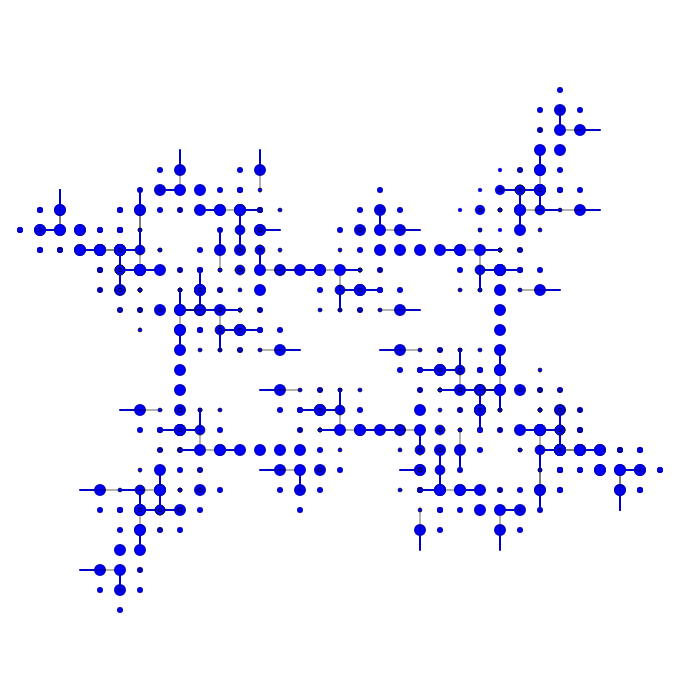
Frame 1 (no input)
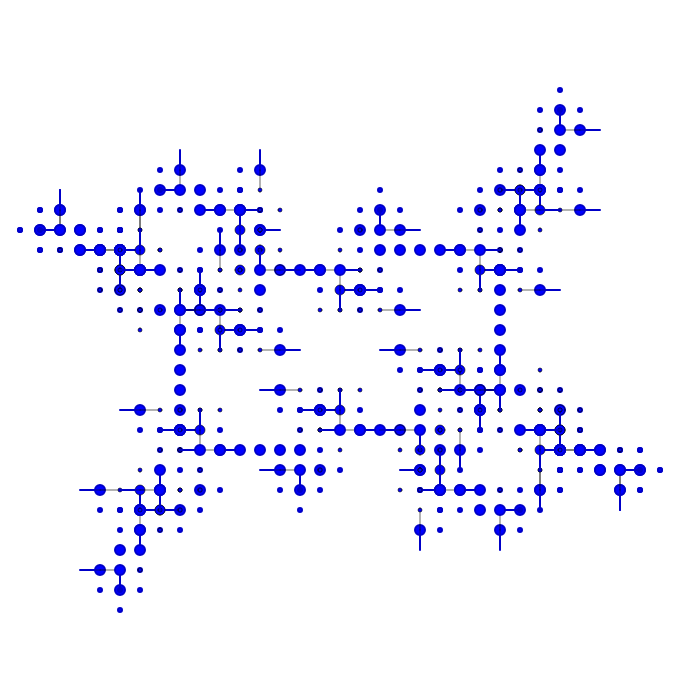
Frame 60 (no input)
Frame 120 (the mouse pressed at the canvas centre since frame 60): identical to frame 60, image omitted

The p5.js sketch that drew these frames (run headless with seeded random() and noise() and a simulated clock; from frame 60 on, the mouse is pressed at the canvas centre):

// p5.js sketch
// ── sketch.js
//let bigRule = "FF[+FF]-FF";
let premis = "AA";
let rules = {
  B: "[C+C-D--AB]C",
  A: "C-B++AD",
};
let bigRule;

// start :F[+F!][-F!]BF*A
// end : F[+F!][-F!]F*AF*F[+F!][-F!]B

let lenght = 100;
let lang = 250;
let angle = 90;

function setup() {
  createCanvas(700, 700);
  angleMode(DEGREES);
  bigRule = resolveRules(premis, rules, 6);
  print(bigRule);
  groteA = random(30, 100);
  groteB = random(100, 200);
}

function draw() {
  background(255);
  translate(500, 250);
  rotate(-90);
  scale(0.2);

  drawShape(bigRule);
  //angle += 0.1;
  //lenght += 0.2;
}

function resolveRules(startRule, rules, depth) {
  let endRule = "";
  for (let c of startRule) {
    if (c in rules) {
      endRule += rules[c];
    } else {
      endRule += c;
    }
  }
  if (depth >= 1) {
    endRule = resolveRules(endRule, rules, depth - 1);
  }
  return endRule;
}

function drawShape(rule) {
  for (c of rule) {
    if (c === "A") {
      //stroke(200, 0, 0);
      strokeWeight(10);
      stroke(0, 0, 200);
      line(0, 0, lenght, 0);
      translate(lenght, 0);
    } else if (c === "+") {
      rotate(angle);
    } else if (c === "-") {
      rotate(-angle);
    } else if (c === "B") {
      strokeWeight(3);
      stroke(0, 0, 0);
      line(0, 0, lenght, 0);
      translate(lenght, 0);
    } else if (c === "C") {
      fill(0, 0, 255);
      ellipse(0, 0, 20);
      translate(lenght, 0);
    } else if (c === "D") {
      fill(0, 0, 255);
      ellipse(0, 0, 50);
      translate(lenght, 0);
    }
  }
}
